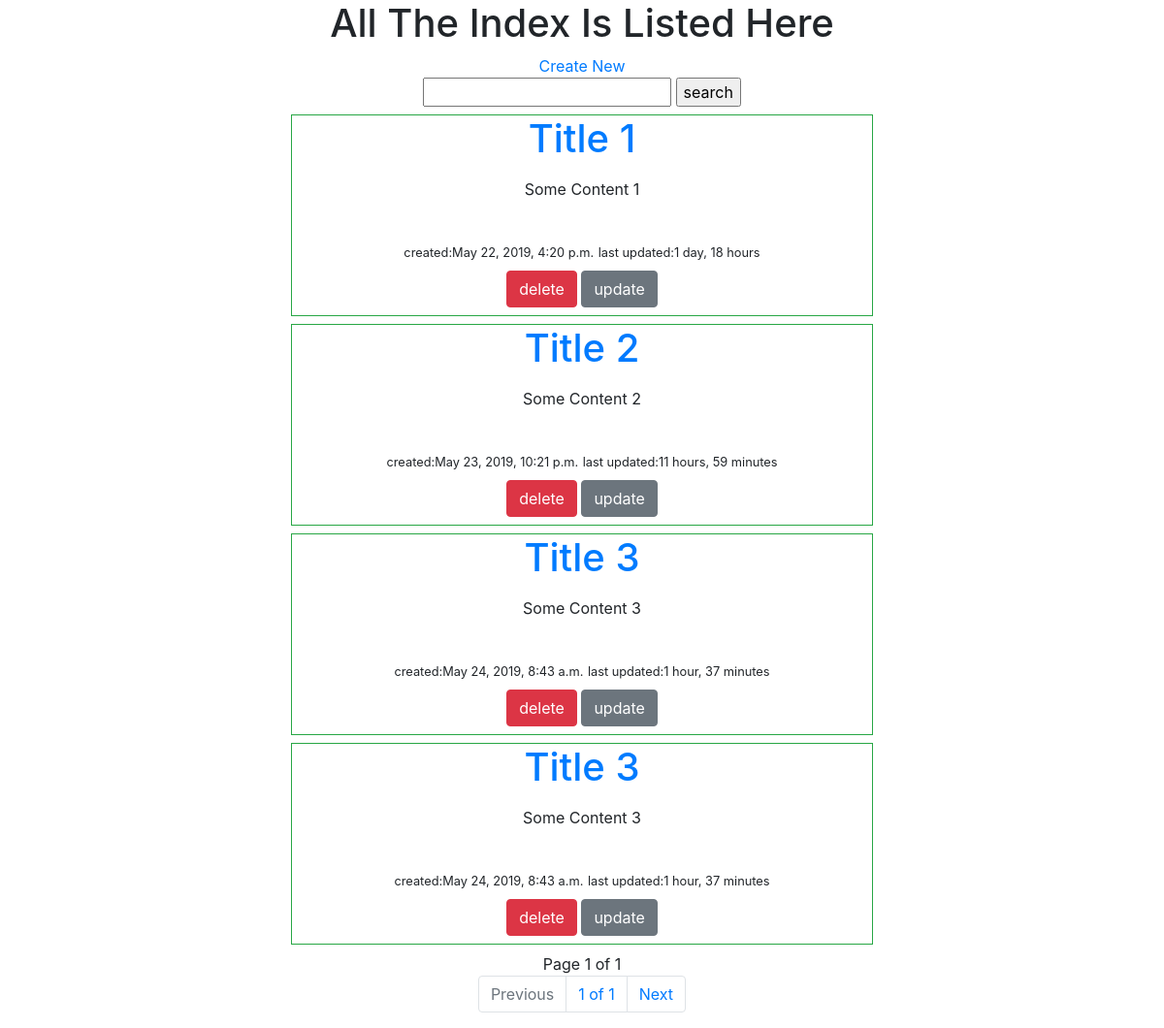
/posts/, run on the app's committed database.
### posts/models.py (models this page shows, shortened)
class Post(models.Model):
    title=models.CharField(max_length=40)
    slug=models.SlugField(unique=True,default=None)
    content=models.TextField()
    publish=models.BooleanField()
    timestamp=models.DateTimeField(auto_now=False,auto_now_add=True)
    updated=models.DateTimeField(auto_now=True,auto_now_add=False)
    image=models.ImageField(upload_to=upload_location,null=True,blank=True,height_field='height_field',width_field='width_field')
    height_field=models.IntegerField(default=0)
    width_field=models.IntegerField(default=0)
    user=models.ForeignKey(settings.AUTH_USER_MODEL,on_delete=models.CASCADE,default=1)

### posts/views.py (the view, shortened to what this page needs)
# urls.py: path('',posts_home,name='posts_home'),
def posts_home(request):
    queryset_list=Post.objects.all()
    query=request.GET.get('query') or request.POST.get('query') or None
    paginator=Paginator(queryset_list,4)
    page=request.GET.get('page')
    try:
        queryset=paginator.page(page)
    except PageNotAnInteger:
        queryset=paginator.page(1)
    except EmptyPage:
        queryset=paginator.page(paginator.num_pages)
    contex={
        'name':'seam',
        'obj_list':queryset,
        'searched_value':query,
        'search_form':SearchForm,
    }
    return render(request,'posts/index.html',contex)

### posts/templates/posts/index.html (shortened to what this page needs)
<!DOCTYPE html>
{% load staticfiles %}
<html lang="en">
<head>
    <link rel="stylesheet" href="https://stackpath.bootstrapcdn.com/bootstrap/4.3.1/css/bootstrap.min.css">
    <link rel="stylesheet" href="{% static 'posts/css/style.css'%}">
</head>
<body>
    <h1>All The Index Is Listed Here</h1>
    <a href="{% url 'posts:posts_create' %}" style="display:block">Create New</a>
    <form action="." method="POST">
        <input type="text" name='query' value={{search_value}}>
        <input type="submit" value="search">
    </form>
    {% for obj in obj_list%}
    <div class="col-md-6 mx-auto border border-success brder-2 m-2">
       <a href="{% url 'posts:posts_detail' slug=obj.slug%}" class="h1">{{obj.title}}</a>
       <p>{{obj.content|linebreaks|truncatewords:30}}</p>
       <div>
       <small>created:{{obj.timestamp}}</small>
       <small>last updated:{{obj.updated|timesince}}</small>
       <div class="p-2">
            <a href="{% url 'posts:posts_delete' slug=obj.slug%}" class="btn btn-danger">delete</a>
            <a href="{% url 'posts:posts_update' slug=obj.slug%}" class="btn btn-secondary">update</a>
       </div>
       </div>
    </div>
    {%endfor%}
    <div class="paginator">
        <span class="step-links">
            <span class="current">
                Page {{obj_list.number}} of {{obj_list.paginator.num_pages}}
            </span>
        </span>
    </div>
    <nav aria-label="Page navigation example">
            <ul class="pagination justify-content-center">
                {%if not obj_list.has_previous%}
                <li class="page-item disabled">
                        <a class="page-link" href="." tabindex="-1" aria-disabled="true">Previous</a>
                </li>
                {%else%}
                <li class="page-item">
                        <a class="page-link" href="?page={{obj_list.previous_page_number}}&q={{searched_value}}" tabindex="-1" aria-disabled="true">Previous</a>
                </li>
                {% endif %}
              <li class="page-item"><a class="page-link" href="?page={{obj_list.number}}&q={{searched_value}}">{{obj_list.number}} of {{obj_list.paginator.num_pages}}</a></li>
              {% if obj_list.has_next%}
              <li class="page-item">
                    <a class="page-link" href="?page={{obj_list.next_page_number}}&q={{searched_value}}">Next</a>
              </li>
            {% else %}
              <li class="page-item">
                <a class="page-link" href="?page={{obj_list.paginator.num_pages}}&q={{searched_value}}">Next</a>
              </li>
            {%endif%}
            </ul>
    </nav>
</body>
</html>

### posts/static/posts/css/style.css (style rules this page uses)
* { box-sizing: border-box; text-align:center; }

### data on the page
Post: title "Title 1", content "Some Content 1", timestamp "May 22, 2019, 4:20 p.m.", updated "1 day, 18 hours"
Post: title "Title 2", content "Some Content 2", timestamp "May 23, 2019, 10:21 p.m.", updated "11 hours, 59 minutes"
Post: title "Title 3", content "Some Content 3", timestamp "May 24, 2019, 8:43 a.m.", updated "1 hour, 37 minutes"
Post: title "Title 3", content "Some Content 3", timestamp "May 24, 2019, 8:43 a.m.", updated "1 hour, 37 minutes"

### other printed values
{{ obj_list.number }} "1"
{{ obj_list.paginator.num_pages }} "1"
